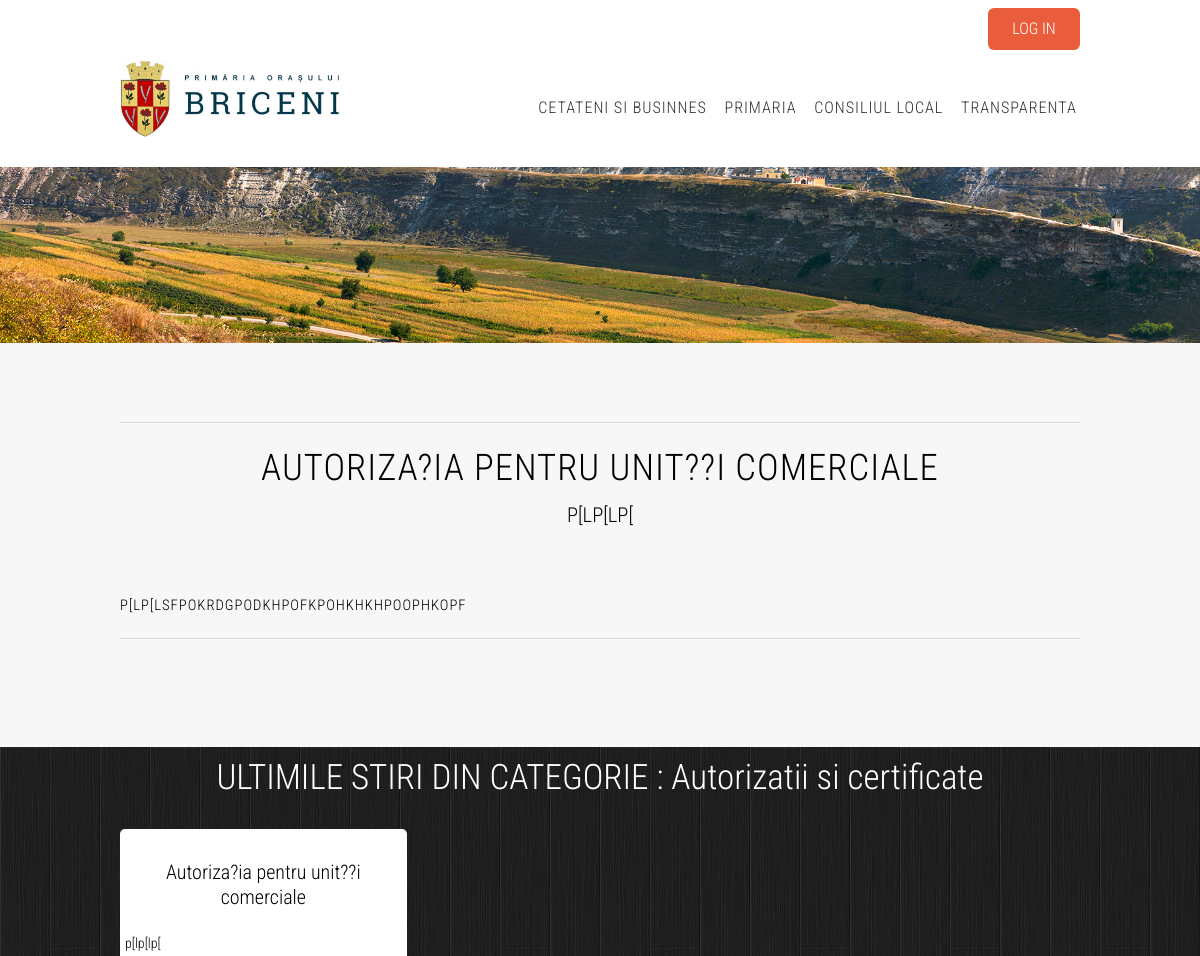
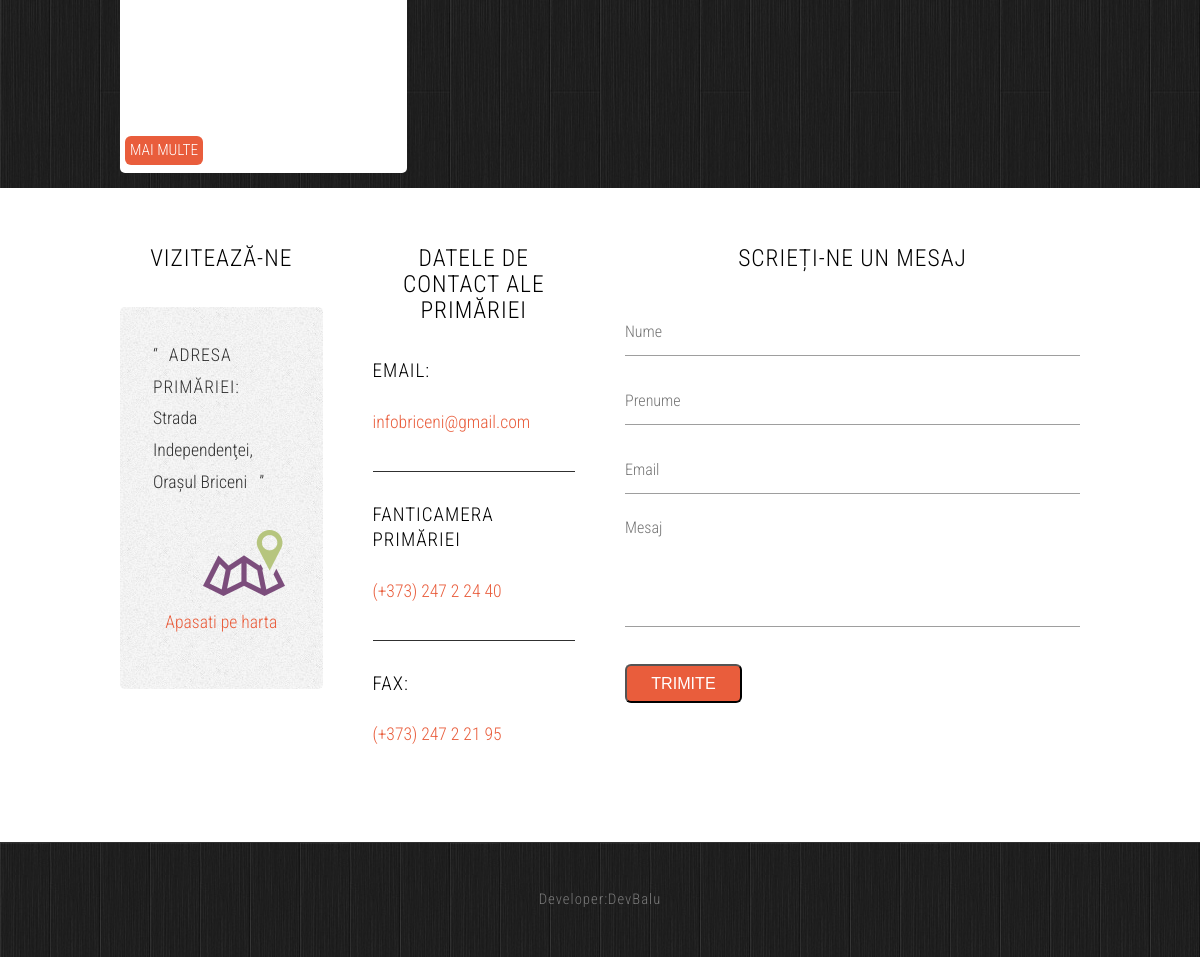
The app's page /post.php?id=2&important with its own data (2 pictures, top to bottom).
### tables this page shows
CREATE TABLE `groups` (
  `id` int(11) NOT NULL,
  `name` varchar(255) NOT NULL,
  `thumbnail` blob NOT NULL
);

CREATE TABLE `posts` (
  `id` int(11) NOT NULL,
  `id_group` int(11) NOT NULL,
  `id_category` int(11) NOT NULL,
  `image_url` varchar(255) NOT NULL,
  `title` varchar(255) NOT NULL,
  `subtitle` varchar(255) NOT NULL,
  `content` text NOT NULL,
  `video` varchar(255) NOT NULL,
  `file_attach_url` varchar(255) NOT NULL,
  `created` int(11) NOT NULL,
  `updated` int(11) NOT NULL,
  `important` tinyint(1) DEFAULT NULL
);

CREATE TABLE `categories` (
  `id` int(11) NOT NULL,
  `id_group` int(11) NOT NULL,
  `name` varchar(255) NOT NULL
);

### post.php (the view, shortened to what this page needs)
<?php
	require_once('php/connect.php');
	if (!empty($_GET['id'])) {
		$id = $_GET['id'];
		$result = mysqli_query($con, "SELECT p.* FROM posts p WHERE p.id = '$id'");
	}else{
		header('Location: /pb/index.php');
	}
	$post = $result->fetch_object();
	$id_cat = $post->id_category;
	if(!empty($con)){
		$lastCatPost = mysqli_query($con, "
			SELECT p.id, p.image_url, p.title, p.subtitle FROM posts  p
			WHERE p.id_category = '$id_cat'
			ORDER BY p.id DESC
			LIMIT 3
			");
		$secTitLasPos = mysqli_query($con, "SELECT c.name FROM categories c WHERE c.id = '$id_cat'");
		$titleLP = $secTitLasPos->fetch_assoc();
		$lastCatPostForm = '';
		if(!empty($lastCatPost)){
			while($row = $lastCatPost->fetch_assoc()){
				$lastCatPostForm .= '
				<section class="4u">
					<div class="box" style="height: 300px; padding: 5px; border-radius: 5px;">
							<div style="height: 250px; overflow: hidden">
								<a href="post.php?id='.$row['id'].'" style="color: #000; text-decoration:none;">
									<img src="'.$row['image_url'].'" width="50%" style="width: 50%; margin-left: 20%;">
								</a>
								<p style="text-align:center; font-size: 20px">'.$row['title'].'</p>
								<p>'.$row['subtitle'].'</p>
							</div>
							<a href="post.php?id='.$row['id'].'&important" class="button" style="margin-right:0; padding:2px 5px;">Mai multe</a>
					</div>
				</section>';
			}
		}
		if (!empty($lastCatPostForm)) {
			$secTit = 'ULTIMILE STIRI DIN CATEGORIE : '.$titleLP['name'];
		}else{
			$secTit= '';
		}
	}
?>
<!DOCTYPE HTML>
<html>
	<head>
		<?php include"components/head.php";?>
	</head>
	<body class="no-sidebar">
	<?php
		if(!empty($_SESSION['auth'])){
		print '
			<div class="container">
				<div class="row">
					<div class="3u" style="float:right">
							<a href="admin.php" class="button" style="margin-right:20px;">ADMIN</a>
							<a href="logout.php" class="button">LOG OUT</a>
					 </div>
				</div>
			</div>';
		}else{
			print '
			<div class="container">
				<div class="row">
					<div style="float:right">
							<a href="auth.php" class="button">LOG IN</a>
					 </div>
				</div>
			</div>';
		}
	?>
		<?php include "components/navbar.php"; ?>
		<div id="banner2">
		</div>
		<div id="page">
			<div id="main" class="container">
				<div class="row">
					<div class="12u">
						<section>
							<header>
								<div class="divider" style="width: 100%; border-bottom: 1px solid #ddd; margin: 20px 0px;"></div>
								<h2 style="text-align:center; line-height: 50px;"><?php print $post->title; ?></h2>
								<span class="byline" style="text-align:center;"><?php print $post->subtitle; ?></span><br>
							</header>
							<h3><?php print $post->content; ?></h3>
							<div class="divider" style="width: 100%; border-bottom: 1px solid #ddd; margin: 20px 0px;"></div>
						</section>
					</div>
				</div>
			</div>
		</div>
		<div id="featured">
			<div class="container">
				<p style="text-align:center; color:#fff; font-size:35px; line-height: 2rem;"><?php print $secTit;?></p>
				<div class="row">
					<?php print $lastCatPostForm;?>
				</div>
			</div>
		</div>
		<?php include"components/footer.php"; ?>
		<div id="copyright" >
			<div class="container">
				Developer: <a href="#">DevBalu</a>
			</div>
		</div>
	</body>
</html>

### components/navbar.php (shortened to what this page needs)
<div id="header">
	<div class="container">
			<div class="row">
				<a href="index.php"><div id="logo" class="3u"><img src="images/logo.jpg"></div></a>
			</div>
			<nav id="nav">
				<ul>
				<?php
					include "php/connect.php";
						$result = mysqli_query($con, "SELECT g.* FROM groups g");
						if ($result) {
							while ($row = $result->fetch_object()) {
								print '<li><a href="group.php?id=' . $row->id .'">'. $row->name .'</a></li>';
							}
						}
				?>
				</ul>
			</nav>
	</div>
</div>

### css/style.css (style rules this page uses)
body { background: rgba(221, 221, 221, 0.09); }
body,input,textarea,select { font-family: 'Roboto Condensed', sans-serif; font-weight: 300; font-size: 11pt; line-height: 1.75em; }
h1,h2,h3,h4,h5,h6 { letter-spacing: 1px; text-transform: uppercase; font-weight: 300; }
a { color: #ff0000; }
p, ul, ol, dl, table { margin-bottom: 1em; }
header { margin-bottom: 2em; line-height: 1.7em; }
header h2 { font-size: 2.5em; }
header .byline { display: block; margin: 0.5em 0 0 0; padding: 0 0 0.5em 0; text-transform: uppercase; font-size: 1.4em; }
section, article { margin-bottom: 3em; }
section > :last-child, article > :last-child { margin-bottom: 0; }
section:last-child, article:last-child { margin-bottom: 0; }
.row > section, .row > article { margin-bottom: 0; }
.button { position: relative; display: inline-block; margin-top: 0.5em; padding: 0.50em 1.5em; background: #e95d3c; border-radius: 6px; text-decoration: none; text-transform: uppercase; font-size: 1.1em; color: #FFF; -moz-transition: color 0.35s ease-in-out, background-color 0.35s ease-in-out; -webkit-transition: color 0.35s ease-in-out, background-color 0.35s ease-in-out; -o-transition: color 0.35s ease-in-out, background-color 0.35s ease-in-out; -ms-transition: color 0.35s ease-in-out, background-color 0.35s ease-in-out; transition: color 0.35s ease-in-out, background-color 0.35s ease-in-out; cursor: pointer; }
#header { position: relative; background: #FFF; }
#header .container { position: relative; padding: 4em 0em; }
#logo { position: absolute; left: 0em; top: 0.7em; }
#logo img { max-width: 100%; }
#nav { position: absolute; right: 0em; top: 2.2em; }
#nav > ul > li { float: left; }
#nav > ul > li:last-child { padding-right: 0; }
#nav > ul > li > a, #nav > ul > li > span { display: block; margin-left: 0.7em; padding: 0.80em 0.2em; letter-spacing: 0.06em; text-decoration: none; text-transform: uppercase; font-size: 1.1em; outline: 0; color: #333; }
#banner2 { position: relative; padding: 6em 0em; background: url(../images/slshow/sl4.jpg) no-repeat center; background-size: cover; color: #fff; }
#page { position: relative; background: rgba(221, 221, 221, 0.23); }
#main { border-top: 1px solid; border-color: rgba(0,0,0,.2); }
#copyright { background: #202020 url(images/img01.jpg) repeat; position: relative; padding: 3em 0em; border-top: 1px solid #303030; letter-spacing: 1px; text-align: center; color: rgba(255,255,255,.4); }
#copyright .container { display: -webkit-flex; display: -moz-flex; display: -ms-flex; display: -o-flex; display: flex; justify-content: center; }
#copyright a { text-decoration: none; color: rgba(255,255,255,.4) !important; }
#featured { position: relative; background: #202020 url(images/img01.jpg) repeat; }
#featured .box { background: #FFF; padding: 1.4em; font-size: 0.95em; }

### css/style-desktop.css (style rules this page uses)
body,input,textarea,select { font-size: 11pt; }
#page { padding: 1em 0em 6em 0em; }
#main { margin-top: 3em; border-top: none; }
#featured { padding: 1em 0em; }

### records on screen
groups: name "CETATENI SI BUSINNES"
groups: name "PRIMARIA"
groups: name "CONSILIUL LOCAL"
groups: name "TRANSPARENTA"
posts: title "AUTORIZA?IA PENTRU UNIT??I COMERCIALE", subtitle "P[LP[LP[", content "P[LP[LSFPOKRDGPODKHPOFKPOHKHKHPOOPHKOPF", title "Autoriza?ia pentru unit??i comerciale", subtitle "p[lp[lp["
categories: name "ULTIMILE STIRI DIN CATEGORIE : Autorizatii si certificate"
